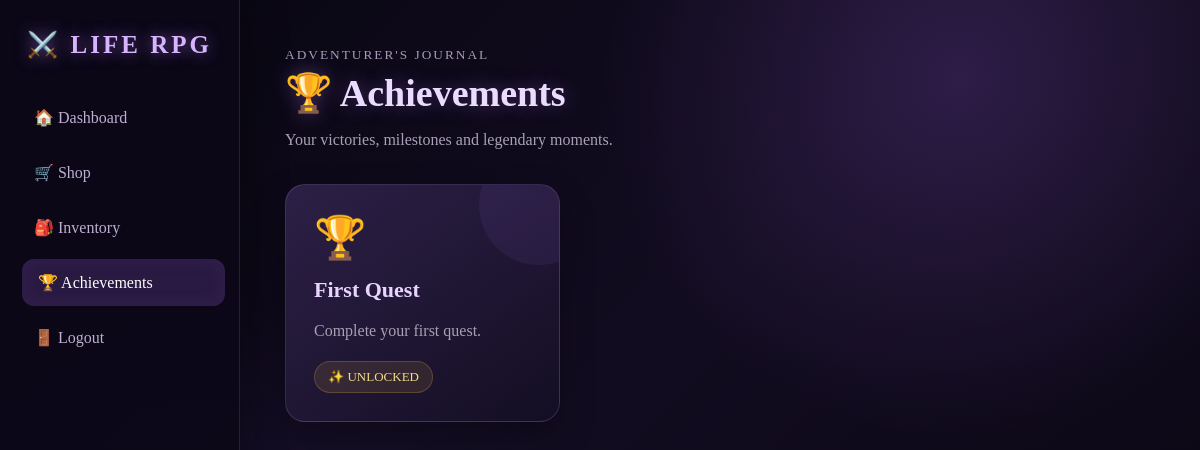
The page /achievements/ (signed in) on the database its author committed.
### game/models.py (models this page shows)
class Achievement(models.Model):
    user = models.ForeignKey(User, on_delete=models.CASCADE)
    name = models.CharField(max_length=100)
    description = models.TextField(blank=True)
    unlocked = models.BooleanField(default=False)

### game/views.py (the view)
# urls.py: path('achievements/', views.achievements, name='achievements'),
@login_required
def achievements(request):
    achievements = Achievement.objects.filter(user=request.user)
    return render(request, 'game/achievement.html', {
        'achievements': achievements
    })

### game/templates/game/achievement.html (shortened to what this page needs)
<!DOCTYPE html>
<html>
<head>
</head>
<body>
    <aside class="sidebar">
        <div class="logo">
            ⚔️ LIFE RPG
        </div>
        <div class="nav">
            <a href="{% url 'dashboard' %}">🏠 Dashboard</a>
            <a href="{% url 'shop' %}">🛒 Shop</a>
            <a href="{% url 'inventory' %}">🎒 Inventory</a>
            <a class="active" href="{% url 'achievements' %}">
                🏆 Achievements
            </a>
            <a href="{% url 'logout' %}">🚪 Logout</a>
        </div>
    </aside>
    <main class="main">
        <div class="header">
            <small>ADVENTURER'S JOURNAL</small>
            <h1>🏆 Achievements</h1>
            <p>Your victories, milestones and legendary moments.</p>
        </div>
        {% if achievements %}
        <div class="achievement-grid">
            {% for achievement in achievements %}
            <div class="achievement-card">
                <div class="icon">
                    {% if achievement.unlocked %}
                        🏆
                    {% else %}
                        🔒
                    {% endif %}
                </div>
                <h2>{{ achievement.name }}</h2>
                <p>
                    {{ achievement.description }}
                </p>
                {% if achievement.unlocked %}
                    <span class="status unlocked">
                        ✨ UNLOCKED
                    </span>
                {% else %}
                    <span class="status locked">
                        🔒 LOCKED
                    </span>
                {% endif %}
            </div>
            {% endfor %}
        </div>
        {% else %}
        <div class="empty">
            <div style="font-size:50px;">🏆</div>
            <h2>No achievements yet</h2>
            <p>Complete quests to begin your legendary journey.</p>
        </div>
        {% endif %}
    </main>
</body>
</html>

### game/templates/game/achievement.html (style rules this page uses)
* { box-sizing: border-box; }
body { margin: 0; min-height: 100vh; font-family: Georgia, serif; color: #f5edff; background: radial-gradient(circle at 80% 10%, rgba(130, 80, 190, .25), transparent 30%), radial-gradient(circle at 20% 90%, rgba(70, 50, 130, .25), transparent 35%), linear-gradient(135deg, #080611, #120c20 50%, #090611); }
.sidebar { position: fixed; left: 0; top: 0; width: 240px; height: 100vh; padding: 30px 18px; background: rgba(12, 8, 24, .92); border-right: 1px solid rgba(200, 160, 255, .15); box-shadow: 10px 0 35px rgba(0,0,0,.3); }
.logo { text-align: center; color: #d8b4fe; font-size: 25px; font-weight: bold; letter-spacing: 3px; margin-bottom: 35px; text-shadow: 0 0 15px rgba(190,130,255,.6); }
.nav a { display: block; text-decoration: none; color: #bdb0d0; padding: 14px 16px; margin: 8px 0; border-radius: 12px; transition: .25s; }
.nav a:hover, .nav .active { color: #fff; background: rgba(130, 85, 190, .25); box-shadow: inset 0 0 20px rgba(160,100,230,.08); transform: translateX(4px); }
.main { margin-left: 240px; padding: 45px; max-width: 1250px; }
.header { margin-bottom: 35px; }
.header small { color: #a99ab9; letter-spacing: 2px; text-transform: uppercase; }
.header h1 { margin: 8px 0; font-size: 38px; color: #eadcff; text-shadow: 0 0 20px rgba(190,130,255,.35); }
.header p { color: #aaa0b8; }
.achievement-grid { display: grid; grid-template-columns: repeat(3, 1fr); gap: 22px; }
.achievement-card { position: relative; padding: 28px; min-height: 190px; border-radius: 20px; background: linear-gradient( 145deg, rgba(48, 35, 75, .9), rgba(20, 15, 36, .95) ); border: 1px solid rgba(200,160,255,.18); box-shadow: 0 15px 35px rgba(0,0,0,.25); transition: .3s ease; overflow: hidden; }
.achievement-card::after { content: ""; position: absolute; width: 120px; height: 120px; right: -40px; top: -40px; border-radius: 50%; background: rgba(170,110,255,.08); }
.icon { font-size: 42px; margin-bottom: 15px; }
.achievement-card h2 { margin: 5px 0 10px; color: #e8d4ff; font-size: 22px; }
.achievement-card p { color: #a9a0b5; line-height: 1.5; margin-bottom: 18px; }
.status { display: inline-block; padding: 7px 13px; border-radius: 20px; font-size: 13px; }
.unlocked { color: #f4d98a; background: rgba(220,170,60,.12); border: 1px solid rgba(220,170,60,.25); }

### rows shown on the page
Achievement: name "First Quest", description "Complete your first quest.", unlocked "✨ UNLOCKED"
